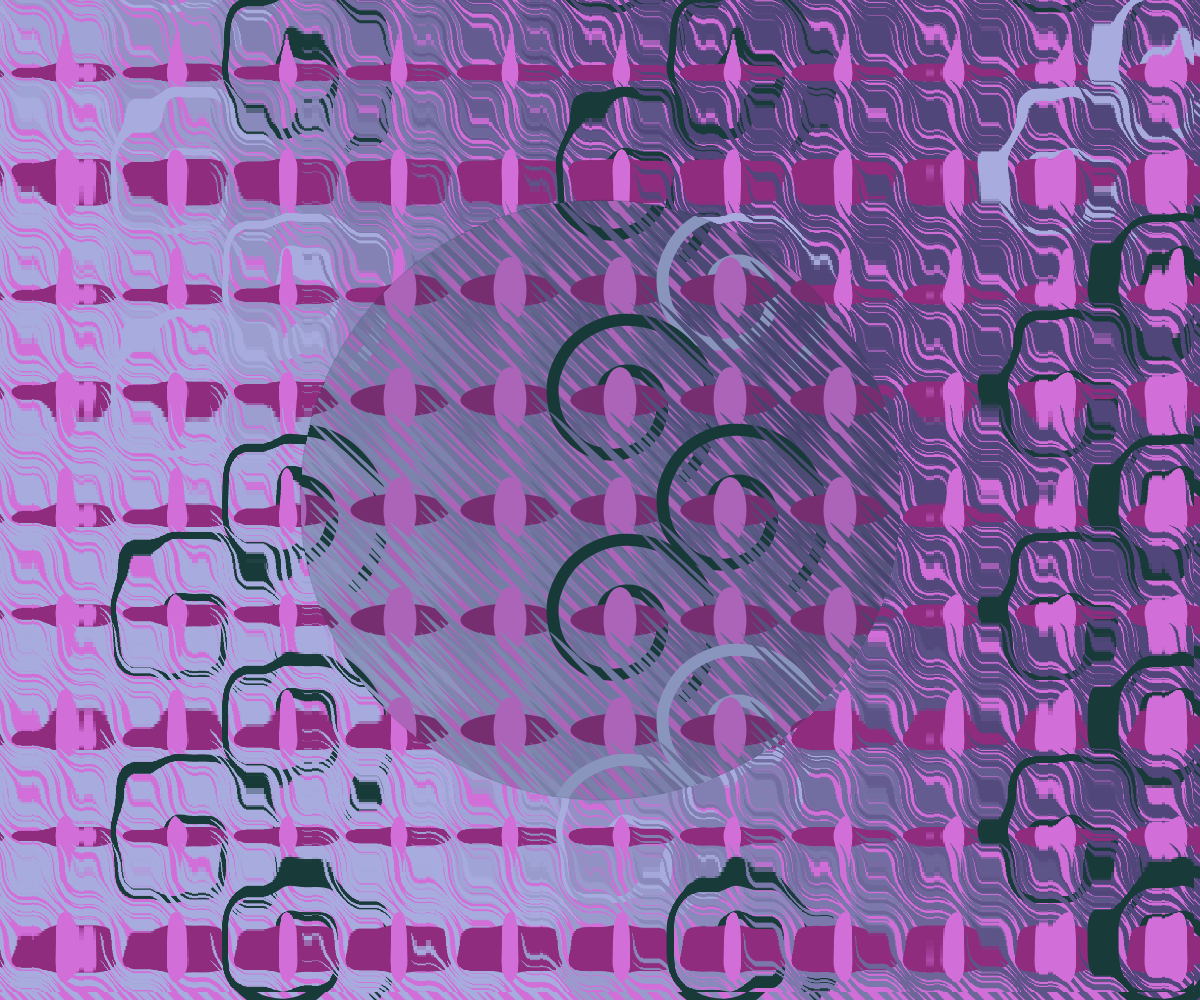
Frame 1 (no input)
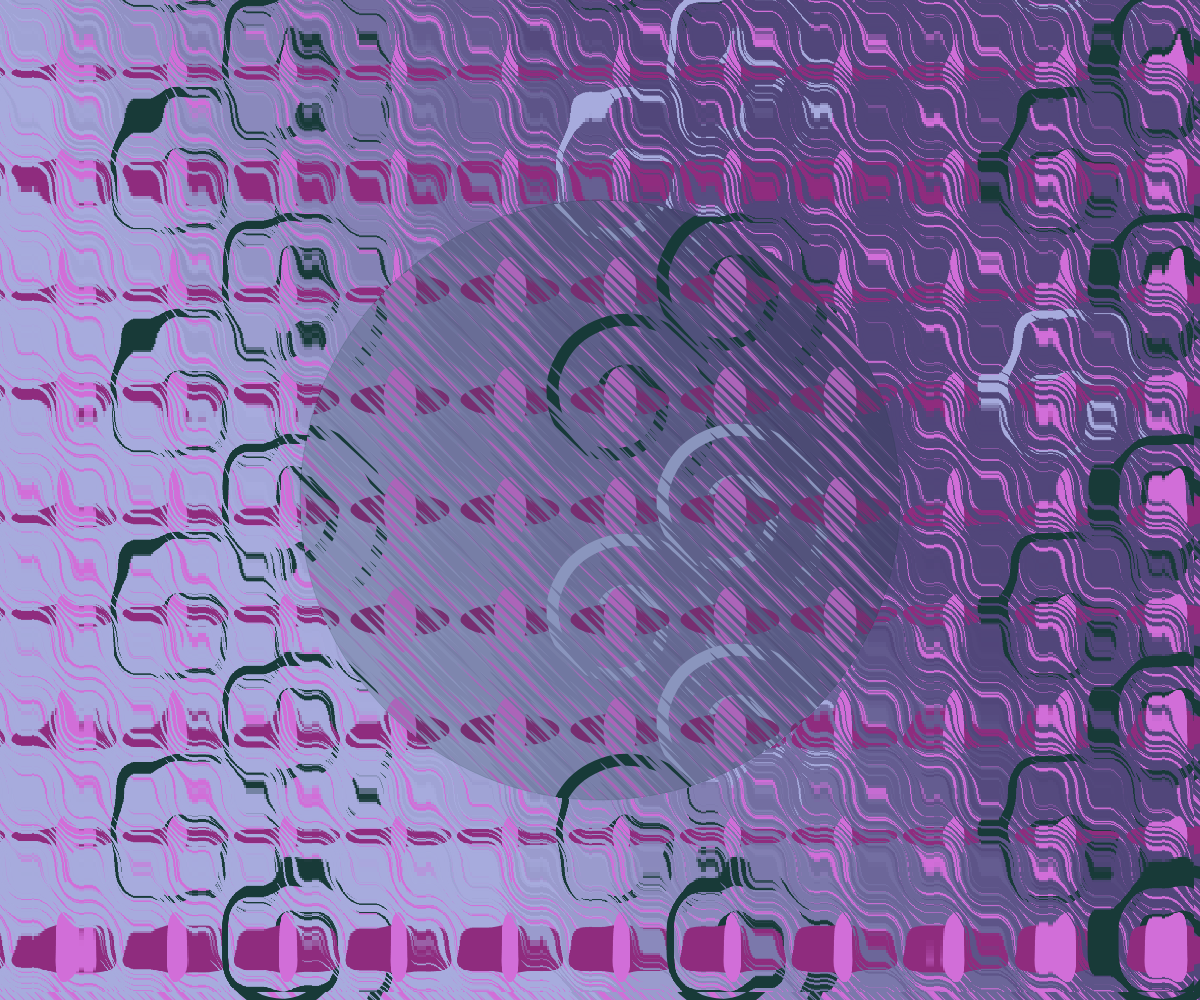
Frame 2 (the mouse pressed at the canvas centre, redrawn once)

The p5.js sketch that drew these frames (run headless with seeded random() and noise() and a simulated clock; the mouse was pressed at the canvas centre and the sketch redrawn once):

// p5.js sketch
// ── sketch.js
/*
 * Julia Liszka
 * Creative Programming II
 * Final Project
 * 
 * Purple
 */


p5.disableFriendlyErrors = true;

let points = [];
let c1, c2;


function setup() {
	createCanvas(windowWidth, windowHeight);
	noLoop();
	c1 = color(167, 171, 221);
	c2 = color(81, 70, 122);
	randomSeed(100);
}

function draw() {
	let test = dist(width/2-100, height/2+20, width/2, height/2);
	

	background(209, 110, 216);

	let gridSize = 100;
	mySquare(gridSize, 10);
	let ctr = 0;
	let change = 0;
	distort();
	for (let j=-1*gridSize; j<=height+gridSize; j+=gridSize*1.1) {
		ctr = change;
		for (let i=-1*gridSize; i<=width+gridSize; i+=gridSize*1.1) {
			create(i, j);
			if (ctr%4 == 0) {
				spiral(i-gridSize/2, j-gridSize/2, 35, 5, -10, gridSize);
			}
			ctr++;
			fill(143, 44, 126);
			ellipse(i-gridSize/2, j-gridSize/2, 99, 33);
			fill(209, 110, 216);
			ellipse(i-gridSize/2, j-gridSize/2, 33, 66);
		}
		if (change == 0) {
			change = 1;
		}
		else {
			change = 0;
		}
	}

	img = distortImage();
	img.resize(width, height);
	image(img, 0, 0);

	fill(24, 58, 56, 50);
	stroke(24, 58, 56, 49);
	strokeWeight(0.8);
	circle(width/2, height/2, 600);
}

function distortImage() {
	console.log("enter");
	let output = createImage(width, height);
	loadPixels();
	output.loadPixels();

	for (let y=0; y<height; y++) {
		for (let x=0; x<width; x++) {      

			let tempX = x + 10 * sin(x/9);
      		let tempY = y + 10 * sin(y/12);

			let px = get(tempX, tempY);
			if (dist(x, y, width/2, height/2) > 300) {
				output.set(x, y, px);
			}
		}
	}
	output.updatePixels();
	return output;
}

function dist(x0, y0, x1, y1) {
	let a = (x0-x1)^2;
	let b =(y0-y1)^2
	return integer(sqrt(a + b));
}

function spiral(centerX, centerY, deg, spread, startR, endR) {
	let angle = map(deg, -180, 180, -1*PI, PI);
	let radius = startR;
	let theta = 0;
	let x = 0;
	let y = 0;

	push();

	translate(centerX, centerY);

	noFill();
	if (random() < 0.25) {
		stroke(167, 171, 221);
	}
	else {
		stroke(24, 58, 56);
	}
	strokeWeight(12);

	beginShape();
	while (radius <= endR) {
		radius += spread;
		theta += angle;
		x = radius*cos(theta);
		y = radius*sin(theta);
		curveVertex(x, y);
	}
	endShape();

	pop();
}

function mySquare(s, n) {

	// s = side length
	// n = nummber of points
	// n/s = points per side

	for (let j=0; j<4; j++) {
		for (let i=0; i<=s; i+=s/n) {
			let p;
			if (j == 0) {
				p = createVector(i, 0);
			}
			else if (j == 1) {
				p = createVector(s, i);
			}
			else if (j == 2) {
				p = createVector(s-i, s);
			}
			else {
				p = createVector(0, s-i);
			}
			points.push(p);
		}
	}

	return points;
}

function distort() {
	for (let i=0; i<points.length; i++){
		let x = points[i].x;
		let y = map(points[i].y, 0, height, 10, height-10);
		points[i].x = x + 40* cos(i*PI);
		points[i].y = y + 40* cos(i*PI);
	}
}

function create(x, y) {
	let cHelper = map(-2.1*x+1.2*y, 0, -2.1*width+1.2*height, 0, 1);
	let c = lerpColor(c1, c2, cHelper);
	fill(c);
	noStroke();

	push();
	translate(x, y);
	rotate(PI);

	beginShape();
	for (let i=0; i<points.length; i++) {
		curveVertex(points[i].x, points[i].y);
	}
	endShape(CLOSE);

	pop();
}
